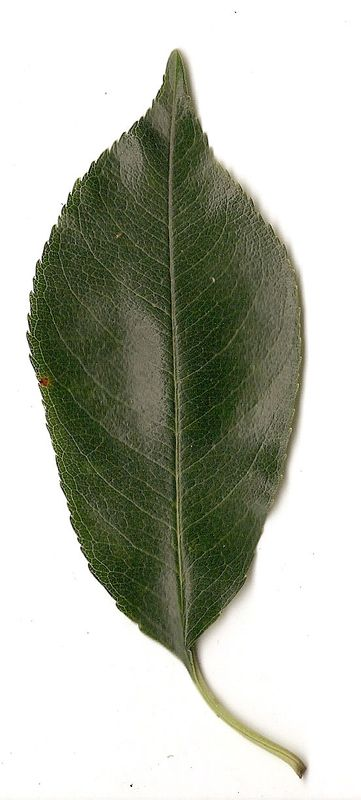
%> input picture data/train_data/serotina/1222.jpg, 361 x 800 px; its folder holds only this picture in this run
$ octave TextureAnalysis_Bk.m   (GNU Octave 9; MATLAB toolbox functions it lacks are replaced by stand-ins)
%> lines starting %> are read from the running program, lines starting %| are printed output that depends on the picture; in (x1, y1, x2, y2) boxes, pixels count from 0 and x2, y2 are one past the last pixel; in counts of white or black regions, pixels touching at a corner belong together; the program's own positions count from 1
### Matlab/get_texture.m
function [ Tex ] = get_texture( Image )

    [cA,cH,cV,cD] = dwt2(Image, 'db1');
    Tex = idwt2(cA*0, cH, cV, cD, 'db1');
    Tex = uint8(wcodemat(Tex, 256));

end

### Matlab/TextureAnalysis_Bk.m
clear all
close all
clc

class = 'serotina';
directory = ['..\data\', class, '\'];
dirList = dir([directory, '*.jpg']);
NFiles = length(dirList);

cMatrix = cell(9, NFiles + 1);
cMatrix{1, 1} = 'File';
cMatrix{2, 1} = 'Contrast';
cMatrix{3, 1} = 'Correlation';
cMatrix{4, 1} = 'Energy';
cMatrix{5, 1} = 'Homogeneity';
cMatrix{6, 1} = 'Entropy';
cMatrix{7, 1} = 'Area';
cMatrix{8, 1} = 'Perimeter';
cMatrix{9, 1} = 'Roundness';

mkdir(['..\Texture\', class]);

for i = 1:NFiles
    clc
    disp('Percent Complete')
    disp(i/NFiles*100);

    fName = dirList(i).name(1:end-4);

    I = imread([directory, dirList(i).name]);
%> I is the input picture: size 800x361x3 uint8; mean R, G, B 184.5, 187.6, 175.6
    I = rgb2gray(I);
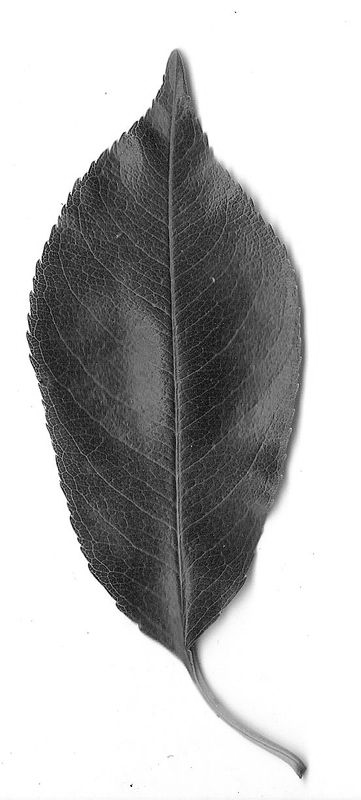
%> I: size 800x361 uint8; min 1, max 255, mean 185.4

    BW = ~im2bw(I, graythresh(I));
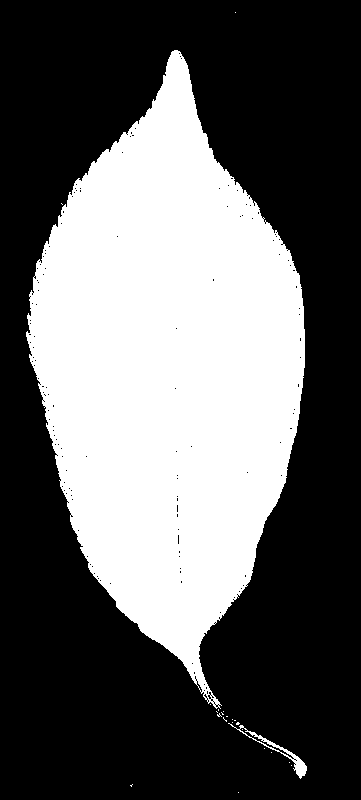
%> BW: size 800x361 logical; 37.8% white; 23 white regions (21 under 20 px), largest, box (x1, y1, x2, y2) and area: (26, 50, 305, 709) 108637, (228, 723, 307, 779) 477
    Area = bwarea(BW);
%> Area = 109366.1
    Perimeter = sum(sum(bwperim(BW)));
%> Perimeter = 2642

    Tex = get_texture(I);
%> in get_texture, `[cA,cH,cV,cD] = dwt2(Image, 'db1');`:
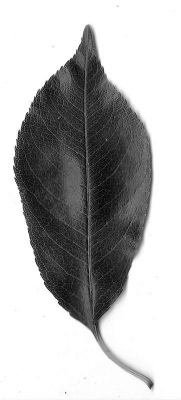
%> cA: size 400x181 double; min 37.5, max 510, mean 371.1; drawn with min black and max white
%> in get_texture, `[cA,cH,cV,cD] = dwt2(Image, 'db1');`:
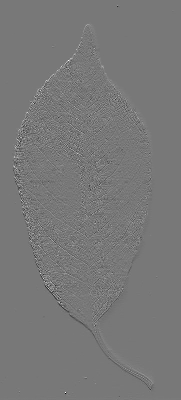
%> cH: size 400x181 double; min -155, max 173, mean 0; drawn with min black and max white
%> in get_texture, `[cA,cH,cV,cD] = dwt2(Image, 'db1');`:
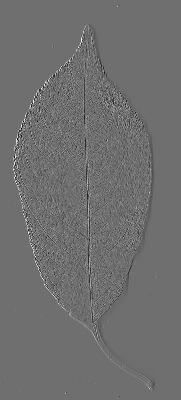
%> cV: size 400x181 double; min -153.5, max 198.5, mean 0; drawn with min black and max white
%> in get_texture, `[cA,cH,cV,cD] = dwt2(Image, 'db1');`:
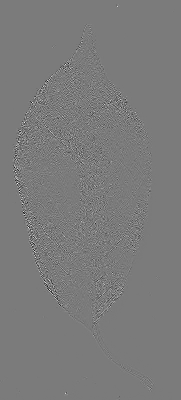
%> cD: size 400x181 double; min -122.5, max 131, mean 0; drawn with min black and max white
%> in get_texture, `Tex = uint8(wcodemat(Tex, 256));`:
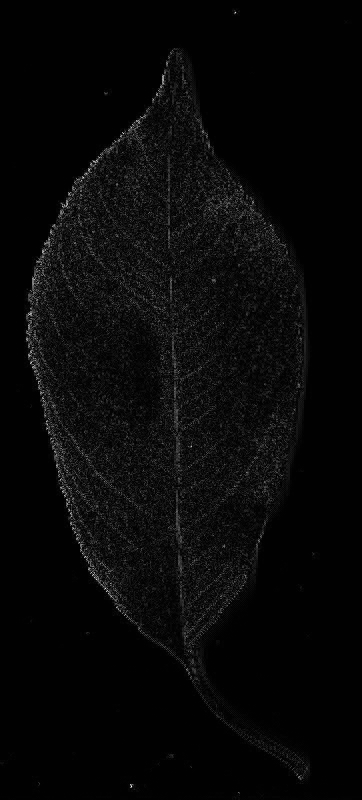
%> Tex: size 800x362 uint8; min 1, max 255, mean 8.3
    %imwrite(Tex, ['..\Texture\', class, '\', fName, '.jpg'], 'jpg');

    glcm = graycomatrix(I);
%> glcm = [668 2536 1206 415 117 22 1 2; 2911 22551 11758 2097 520 58 10 5; 968 12360 17881 5922 944 114 12 3; 245 1912 6153 10684 1737 167 20 14; 97 385 948 1559 957 712 45 21; 43 78 136 120 288 1294 668 45; 20 44 33 38 34 159 1047 726; 15 44 89 97 127 146 298 173674]
    stats = graycoprops(glcm, 'all');
%> stats = {Contrast 0.407, Correlation 0.969, Energy 0.38, Homogeneity 0.89}
    stats.Entropy = entropy(Tex);
%> stats.Entropy = 3.26

    cMatrix{1, i + 1} = fName;
    cMatrix{2, i + 1} = stats.Contrast;
    cMatrix{3, i + 1} = stats.Correlation;
    cMatrix{4, i + 1} = stats.Energy;
    cMatrix{5, i + 1} = stats.Homogeneity;
    cMatrix{6, i + 1} = stats.Entropy;
    cMatrix{7, i + 1} = Area;
    cMatrix{8, i + 1} = Perimeter;
    cMatrix{9, i + 1} = 4*pi*Area/Perimeter^2;
end

Con = zeros(NFiles, 1);
Cor = zeros(NFiles, 1);
Ene = zeros(NFiles, 1);
Hom = zeros(NFiles, 1);
Ent = zeros(NFiles, 1);
Are = zeros(NFiles, 1);
Per = zeros(NFiles, 1);
Rou = zeros(NFiles, 1);
for i = 1:NFiles
    Con(i) = cMatrix{2, i + 1};
    Cor(i) = cMatrix{3, i + 1};
    Ene(i) = cMatrix{4, i + 1};
    Hom(i) = cMatrix{5, i + 1};
    Ent(i) = cMatrix{6, i + 1};
    Are(i) = cMatrix{7, i + 1};
    Per(i) = cMatrix{8, i + 1};
    Rou(i) = cMatrix{9, i + 1};
end
xMatrix = { '',                 'Min',    'Max'     'Mean',    'Std',   'Median',     'Mode',    'Range';
            'Contrast',         min(Con), max(Con), mean(Con), std(Con), median(Con), mode(Con), range(Con);
            'Correlation',      min(Cor), max(Cor), mean(Cor), std(Cor), median(Cor), mode(Cor), range(Cor);
            'Energy',           min(Ene), max(Ene), mean(Ene), std(Ene), median(Ene), mode(Ene), range(Ene);
            'Homogeneity',      min(Hom), max(Hom), mean(Hom), std(Hom), median(Hom), mode(Hom), range(Hom);
            'Entropy',          min(Ent), max(Ent), mean(Ent), std(Ent), median(Ent), mode(Ent), range(Ent);
            'Area',             min(Are), max(Are), mean(Are), std(Are), median(Are), mode(Are), range(Are);
            'Perimeter',        min(Per), max(Per), mean(Per), std(Per), median(Per), mode(Per), range(Per);
            'Roundness',        min(Rou), max(Rou), mean(Rou), std(Rou), median(Rou), mode(Rou), range(Rou)};
%> xMatrix = 72 items

xlswrite(['../XLS/', class], cMatrix)
xlswrite(['../XLS/', class], xMatrix, 'A11:H19' )

$ run again, on data/train_data/serotina/1763.jpg
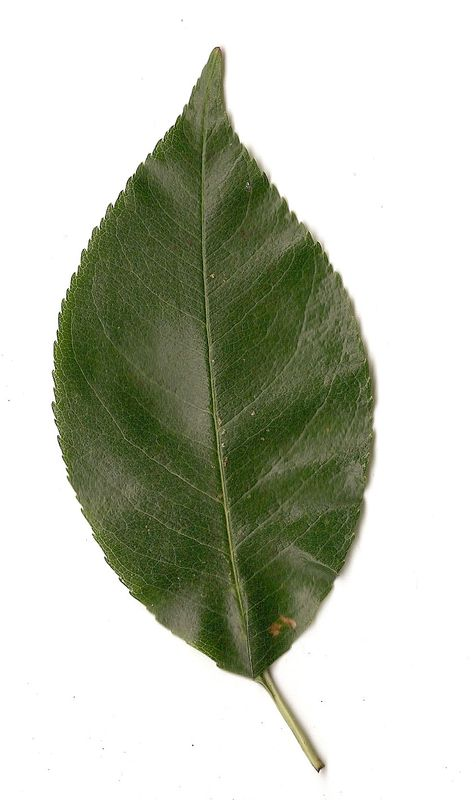
%> input picture data/train_data/serotina/1763.jpg, 476 x 800 px
%> I is the input picture: size 800x476x3 uint8; mean R, G, B 193.3, 197.6, 183.2
%> I: size 800x476 uint8
%> `BW = ~im2bw(I, graythresh(I));`:
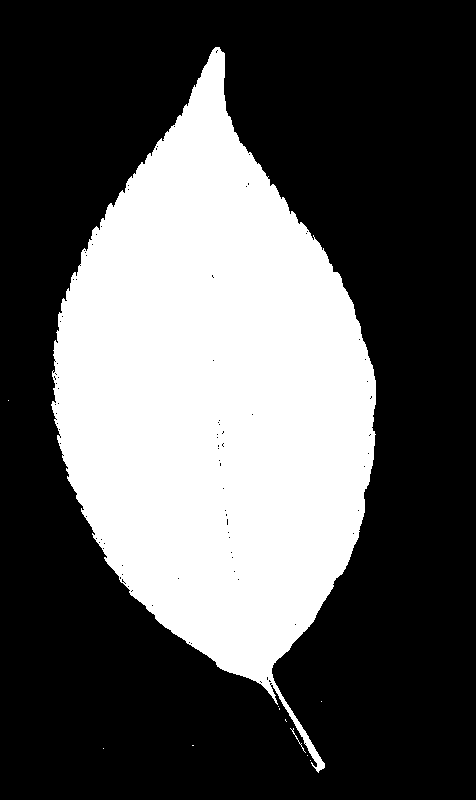
%> BW: size 800x476 logical; 34.3% white; 11 white regions (9 under 20 px), largest, box (x1, y1, x2, y2) and area: (51, 47, 376, 773) 130567, (290, 728, 306, 753) 33
%> Area = 130767.9
%> Perimeter = 2228
%> in get_texture, `Tex = uint8(wcodemat(Tex, 256));`:
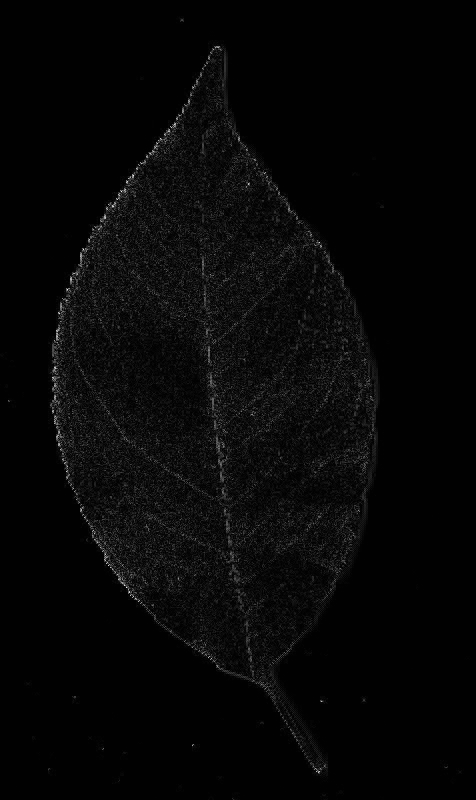
%> Tex: size 800x476 uint8; min 1, max 255, mean 6.9
%> glcm = [24 273 160 87 39 5 1 1; 359 15164 13269 1764 279 35 2 3; 159 13767 41835 9591 861 107 12 8; 15 1371 9969 14681 1736 185 31 15; 12 179 836 1587 1032 572 110 21; 6 57 133 122 224 497 637 67; 10 35 47 57 49 161 505 698; 5 29 91 114 129 181 264 245725]
%> stats = {Contrast 0.255, Correlation 0.978, Energy 0.437, Homogeneity 0.917}
%> stats.Entropy = 2.87
%> xMatrix = 72 items

$ run again, on data/train_data/serotina/2211.jpg
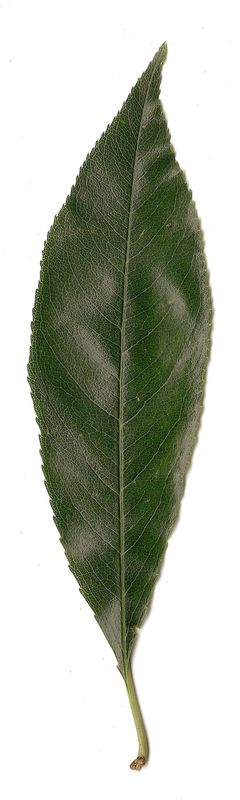
%> input picture data/train_data/serotina/2211.jpg, 240 x 800 px
%> I is the input picture: size 800x240x3 uint8; mean R, G, B 186, 190.2, 178
%> I: size 800x240 uint8
%> `BW = ~im2bw(I, graythresh(I));`:
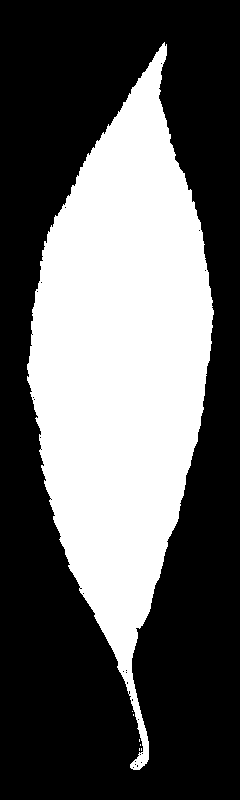
%> BW: size 800x240 logical; 37.4% white; 7 white regions (6 under 20 px), largest, box (x1, y1, x2, y2) and area: (27, 42, 214, 770) 71760
%> Area = 71852.4
%> Perimeter = 1676
%> in get_texture, `Tex = uint8(wcodemat(Tex, 256));`:
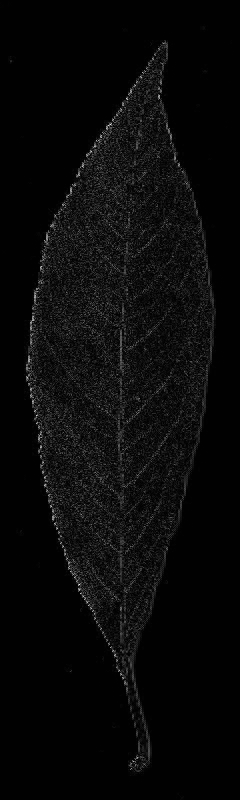
%> Tex: size 800x240 uint8; min 1, max 255, mean 9.7
%> glcm = [51 533 422 164 8 0 1 0; 653 12677 9300 1840 178 7 0 0; 392 9400 14338 4875 484 32 17 4; 74 1818 4754 5350 1203 186 36 10; 6 165 490 952 648 299 204 22; 2 33 71 64 116 116 260 202; 0 22 84 49 23 44 39 511; 1 7 83 137 126 180 215 117222]
%> stats = {Contrast 0.39, Correlation 0.969, Energy 0.393, Homogeneity 0.886}
%> stats.Entropy = 3.3
%> xMatrix = 72 items
